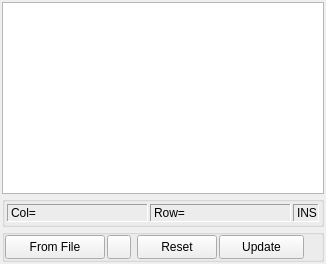
              <widget class="QWidget" name="TxtHdrTab">
               <property name="autoFillBackground">
                <bool>true</bool>
               </property>
               <attribute name="title">
                <string>Text Header</string>
               </attribute>
               <layout class="QVBoxLayout" name="verticalLayout_15">
                <property name="spacing">
                 <number>2</number>
                </property>
                <property name="leftMargin">
                 <number>2</number>
                </property>
                <property name="topMargin">
                 <number>2</number>
                </property>
                <property name="rightMargin">
                 <number>2</number>
                </property>
                <property name="bottomMargin">
                 <number>2</number>
                </property>
                <item>
                 <widget class="QPlainTextEdit" name="TxtHdrEdit">
                  <property name="lineWrapMode">
                   <enum>QPlainTextEdit::NoWrap</enum>
                  </property>
                 </widget>
                </item>
                <item>
                 <widget class="QGroupBox" name="groupBox_5">
                  <property name="title">
                   <string/>
                  </property>
                  <layout class="QHBoxLayout" name="horizontalLayout_6">
                   <property name="spacing">
                    <number>2</number>
                   </property>
                   <property name="leftMargin">
                    <number>2</number>
                   </property>
                   <property name="topMargin">
                    <number>2</number>
                   </property>
                   <property name="rightMargin">
                    <number>2</number>
                   </property>
                   <property name="bottomMargin">
                    <number>2</number>
                   </property>
                   <item>
                    <widget class="QLabel" name="txtCol">
                     <property name="frameShape">
                      <enum>QFrame::Panel</enum>
                     </property>
                     <property name="frameShadow">
                      <enum>QFrame::Sunken</enum>
                     </property>
                     <property name="lineWidth">
                      <number>1</number>
                     </property>
                     <property name="midLineWidth">
                      <number>0</number>
                     </property>
                     <property name="text">
                      <string>Col=</string>
                     </property>
                    </widget>
                   </item>
                   <item>
                    <widget class="QLabel" name="txtRow">
                     <property name="frameShape">
                      <enum>QFrame::Panel</enum>
                     </property>
                     <property name="frameShadow">
                      <enum>QFrame::Sunken</enum>
                     </property>
                     <property name="text">
                      <string>Row=</string>
                     </property>
                    </widget>
                   </item>
                   <item>
                    <widget class="QLabel" name="txtIns">
                     <property name="maximumSize">
                      <size>
                       <width>26</width>
                       <height>16777215</height>
                      </size>
                     </property>
                     <property name="frameShape">
                      <enum>QFrame::Panel</enum>
                     </property>
                     <property name="frameShadow">
                      <enum>QFrame::Sunken</enum>
                     </property>
                     <property name="text">
                      <string>INS</string>
                     </property>
                     <property name="textFormat">
                      <enum>Qt::PlainText</enum>
                     </property>
                    </widget>
                   </item>
                  </layout>
                 </widget>
                </item>
                <item>
                 <widget class="QGroupBox" name="groupBox_10">
                  <property name="title">
                   <string/>
                  </property>
                  <layout class="QHBoxLayout" name="horizontalLayout_13">
                   <property name="spacing">
                    <number>2</number>
                   </property>
                   <property name="leftMargin">
                    <number>0</number>
                   </property>
                   <property name="topMargin">
                    <number>0</number>
                   </property>
                   <property name="bottomMargin">
                    <number>0</number>
                   </property>
                   <item>
                    <widget class="QPushButton" name="btnTxtRd">
                     <property name="minimumSize">
                      <size>
                       <width>100</width>
                       <height>24</height>
                      </size>
                     </property>
                     <property name="maximumSize">
                      <size>
                       <width>100</width>
                       <height>24</height>
                      </size>
                     </property>
                     <property name="text">
                      <string>From File</string>
                     </property>
                     <property name="icon">
                      <iconset resource="myrc.qrc">
                       <normaloff>:/images/FromFile.png</normaloff>:/images/FromFile.png</iconset>
                     </property>
                     <property name="iconSize">
                      <size>
                       <width>20</width>
                       <height>20</height>
                      </size>
                     </property>
                    </widget>
                   </item>
                   <item>
                    <widget class="QPushButton" name="btnTxtRdx">
                     <property name="minimumSize">
                      <size>
                       <width>24</width>
                       <height>24</height>
                      </size>
                     </property>
                     <property name="maximumSize">
                      <size>
                       <width>24</width>
                       <height>24</height>
                      </size>
                     </property>
                     <property name="text">
                      <string/>
                     </property>
                     <property name="icon">
                      <iconset resource="myrc.qrc">
                       <normaloff>:/images/FromFile.png</normaloff>:/images/FromFile.png</iconset>
                     </property>
                     <property name="iconSize">
                      <size>
                       <width>20</width>
                       <height>20</height>
                      </size>
                     </property>
                    </widget>
                   </item>
                   <item>
                    <spacer name="horizontalSpacer_9">
                     <property name="orientation">
                      <enum>Qt::Horizontal</enum>
                     </property>
                     <property name="sizeType">
                      <enum>QSizePolicy::Fixed</enum>
                     </property>
                     <property name="sizeHint" stdset="0">
                      <size>
                       <width>4</width>
                       <height>20</height>
                      </size>
                     </property>
                    </spacer>
                   </item>
                   <item>
                    <widget class="QPushButton" name="btnTxtRst">
                     <property name="minimumSize">
                      <size>
                       <width>80</width>
                       <height>24</height>
                      </size>
                     </property>
                     <property name="maximumSize">
                      <size>
                       <width>80</width>
                       <height>24</height>
                      </size>
                     </property>
                     <property name="text">
                      <string>Reset</string>
                     </property>
                     <property name="icon">
                      <iconset resource="myrc.qrc">
                       <normaloff>:/images/Reset.png</normaloff>:/images/Reset.png</iconset>
                     </property>
                     <property name="iconSize">
                      <size>
                       <width>20</width>
                       <height>20</height>
                      </size>
                     </property>
                    </widget>
                   </item>
                   <item>
                    <widget class="QPushButton" name="btnTxtUpd">
                     <property name="minimumSize">
                      <size>
                       <width>85</width>
                       <height>24</height>
                      </size>
                     </property>
                     <property name="maximumSize">
                      <size>
                       <width>85</width>
                       <height>24</height>
                      </size>
                     </property>
                     <property name="text">
                      <string>Update</string>
                     </property>
                     <property name="icon">
                      <iconset resource="myrc.qrc">
                       <normaloff>:/images/FileSave.png</normaloff>:/images/FileSave.png</iconset>
                     </property>
                     <property name="iconSize">
                      <size>
                       <width>20</width>
                       <height>20</height>
                      </size>
                     </property>
                    </widget>
                   </item>
                   <item>
                    <spacer name="horizontalSpacer_8">
                     <property name="orientation">
                      <enum>Qt::Horizontal</enum>
                     </property>
                     <property name="sizeHint" stdset="0">
                      <size>
                       <width>8</width>
                       <height>20</height>
                      </size>
                     </property>
                    </spacer>
                   </item>
                  </layout>
                 </widget>
                </item>
               </layout>
              </widget>
